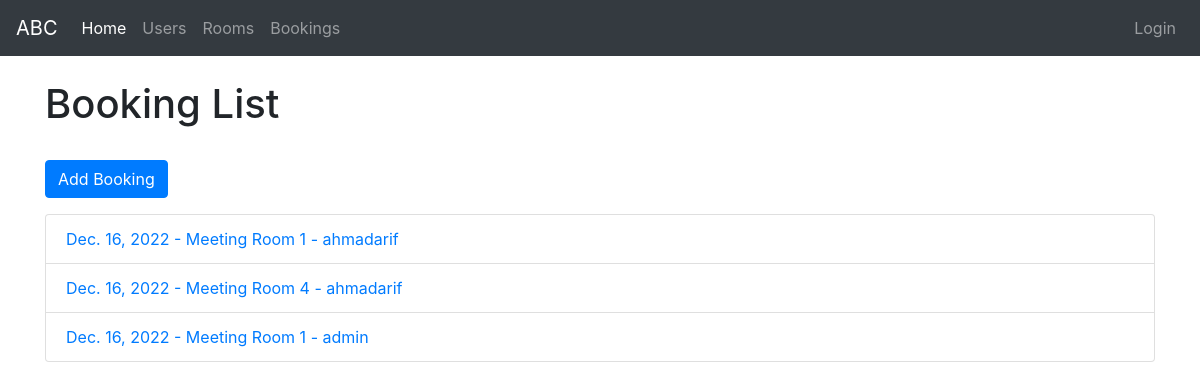
Page /roombooking/bookings/ on the earlier database version.
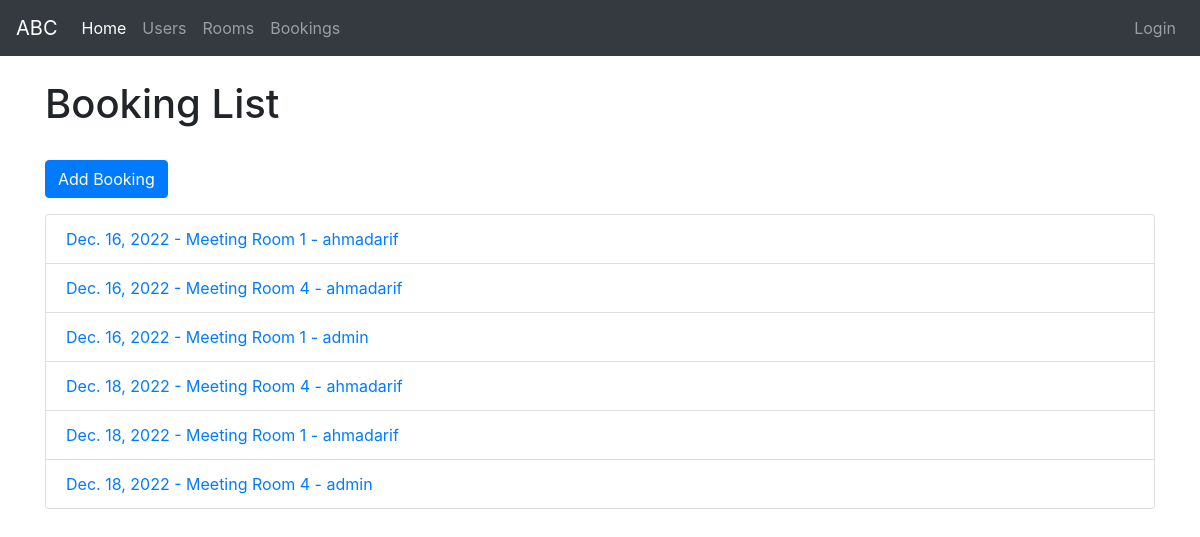
Same page on the later database version.
### roombooking/models.py (models this page shows, shortened)
class Booking(models.Model):
    startdate = models.DateField()
    starttime = models.ForeignKey(StartTime, on_delete=models.PROTECT, null=True)
    enddate = models.DateField()
    endtime = models.ForeignKey(EndTime, on_delete=models.PROTECT, null=True)
    room = models.ForeignKey(Room, on_delete=models.CASCADE)
    organizer = models.ForeignKey(User, on_delete=models.CASCADE)
    dateadded = models.DateTimeField(auto_now_add=True)
    def get_absolute_url(self):
        return reverse('booking-detail', args=[str(self.id)])

class Room(models.Model):
    name = models.CharField(max_length=255)
    dateadded = models.DateTimeField(auto_now_add=True)

### roombooking/views.py (the view)
# urls.py: path('bookings/', views.BookingListView.as_view(), name='bookings'),
class BookingListView(generic.ListView):
    model = Booking

### roombooking/templates/roombooking/booking_list.html
{% extends "base_generic.html" %}
{% block content %}
<div class="">
  <h1>Booking List</h1>
  <br>
  <a href="{% url 'booking-create' %}"><button class="btn btn-primary mb-3">Add Booking</button></a>
  {% if booking_list %}
  <ul class="list-group">
    {% for booking in booking_list %}
      <li class="list-group-item">
        <a href="{{ booking.get_absolute_url }}">{{ booking.startdate }} - {{booking.room.name}} - {{booking.organizer}}</a>
      </li>
    {% endfor %}
  </ul>
  {% else %}
    <p>There are no bookings in the library.</p>
  {% endif %}
</div>
{% endblock %}

Differences in the rows shown:
added Booking: startdate "Dec. 18, 2022", room.name "Meeting Room 4", organizer "ahmadarif"
added Booking: startdate "Dec. 18, 2022", room.name "Meeting Room 1", organizer "ahmadarif"
added Booking: startdate "Dec. 18, 2022", room.name "Meeting Room 4", organizer "admin"
